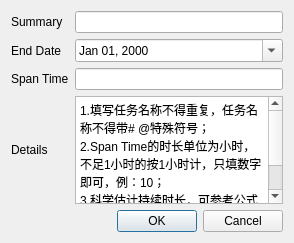
<?xml version="1.0" encoding="UTF-8"?>
<ui version="4.0">
 <class>AutoAddEvent</class>
 <widget class="QDialog" name="AutoAddEvent">
  <property name="geometry">
   <rect>
    <x>0</x>
    <y>0</y>
    <width>294</width>
    <height>243</height>
   </rect>
  </property>
  <property name="windowTitle">
   <string>New Event</string>
  </property>
  <layout class="QGridLayout" name="gridLayout_2">
   <item row="4" column="1">
    <widget class="QDialogButtonBox" name="buttonBox">
     <property name="orientation">
      <enum>Qt::Horizontal</enum>
     </property>
     <property name="standardButtons">
      <set>QDialogButtonBox::Cancel|QDialogButtonBox::Ok</set>
     </property>
    </widget>
   </item>
   <item row="3" column="1">
    <widget class="QTextEdit" name="textEdit">
     <property name="html">
      <string>&lt;!DOCTYPE HTML PUBLIC &quot;-//W3C//DTD HTML 4.0//EN&quot; &quot;http://www.w3.org/TR/REC-html40/strict.dtd&quot;&gt;
&lt;html&gt;&lt;head&gt;&lt;meta name=&quot;qrichtext&quot; content=&quot;1&quot; /&gt;&lt;style type=&quot;text/css&quot;&gt;
p, li { white-space: pre-wrap; }
&lt;/style&gt;&lt;/head&gt;&lt;body style=&quot; font-family:'SimSun'; font-size:9pt; font-weight:400; font-style:normal;&quot;&gt;
&lt;p style=&quot; margin-top:0px; margin-bottom:0px; margin-left:0px; margin-right:0px; -qt-block-indent:0; text-indent:0px;&quot;&gt;1.填写任务名称不得重复，任务名称不得带# @特殊符号；&lt;/p&gt;
&lt;p style=&quot; margin-top:0px; margin-bottom:0px; margin-left:0px; margin-right:0px; -qt-block-indent:0; text-indent:0px;&quot;&gt;2.Span Time的时长单位为小时，不足1小时的按1小时计，只填数字即可，例：10；&lt;/p&gt;
&lt;p style=&quot; margin-top:0px; margin-bottom:0px; margin-left:0px; margin-right:0px; -qt-block-indent:0; text-indent:0px;&quot;&gt;3.科学估计持续时长，可参考公式spanTime &amp;lt; (endDate - Today)*3。&lt;/p&gt;&lt;/body&gt;&lt;/html&gt;</string>
     </property>
    </widget>
   </item>
   <item row="2" column="0">
    <widget class="QLabel" name="label_2">
     <property name="text">
      <string>Span Time</string>
     </property>
    </widget>
   </item>
   <item row="1" column="0">
    <widget class="QLabel" name="label_3">
     <property name="text">
      <string>End Date</string>
     </property>
    </widget>
   </item>
   <item row="2" column="1">
    <widget class="QLineEdit" name="spanTimeEdit"/>
   </item>
   <item row="3" column="0">
    <widget class="QLabel" name="label_4">
     <property name="text">
      <string>Details</string>
     </property>
    </widget>
   </item>
   <item row="1" column="1">
    <widget class="QDateEdit" name="endDateEdit">
     <property name="displayFormat">
      <string>MMM dd, yyyy</string>
     </property>
     <property name="calendarPopup">
      <bool>true</bool>
     </property>
    </widget>
   </item>
   <item row="0" column="0">
    <widget class="QLabel" name="label">
     <property name="text">
      <string>Summary</string>
     </property>
    </widget>
   </item>
   <item row="0" column="1">
    <widget class="QLineEdit" name="summaryLineEdit"/>
   </item>
  </layout>
 </widget>
 <resources/>
 <connections/>
</ui>
